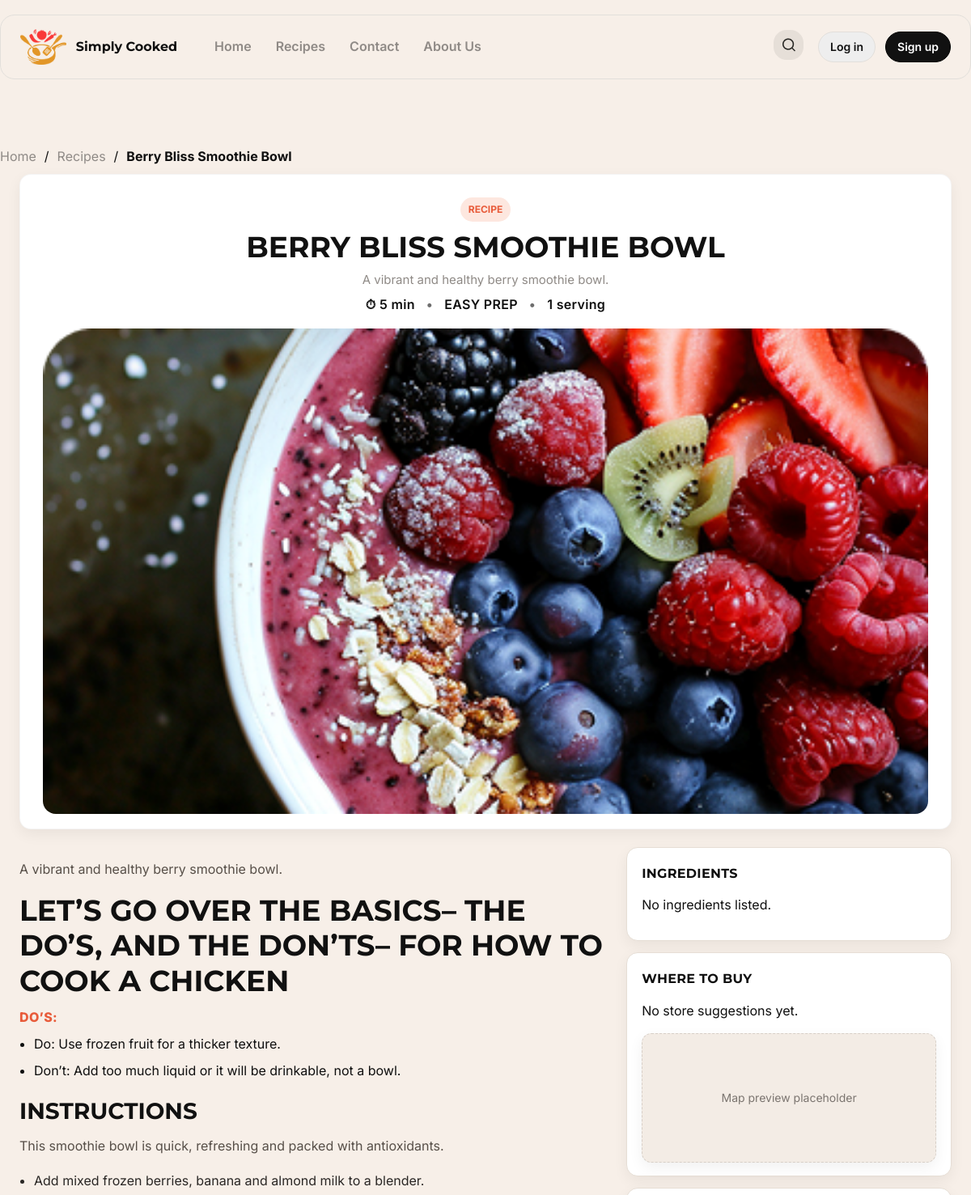
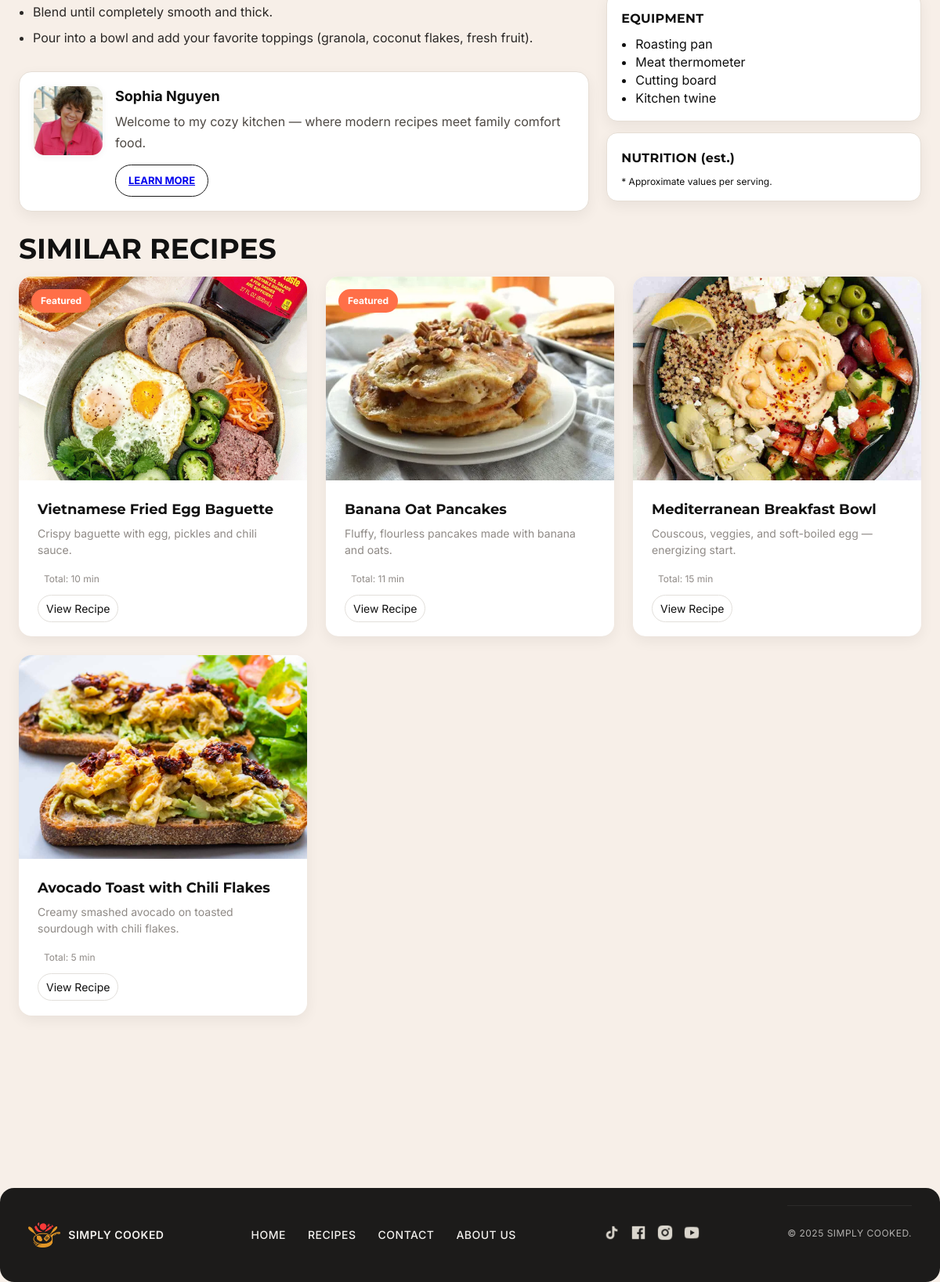
/recipe.php?id=1, run on the app's committed database (2 pictures, top to bottom).
### tables this page shows
CREATE TABLE recipes (
  recipe_id INT AUTO_INCREMENT PRIMARY KEY,
  user_id INT,
  title VARCHAR(255) NOT NULL,
  slug VARCHAR(255) NOT NULL UNIQUE,

   
  description TEXT,                  
  meta_description VARCHAR(255),
  keywords VARCHAR(255),

   
  main_image_url VARCHAR(255),       
  prep_time VARCHAR(50),
  cook_time VARCHAR(50),
  total_time VARCHAR(50),
  servings VARCHAR(50),
  difficulty ENUM('easy','medium','hard') DEFAULT 'easy',
  is_featured BOOLEAN DEFAULT FALSE,

   
  instructions_intro TEXT NULL,      
  instructions TEXT NOT NULL,        
  dos_donts TEXT NULL,               

  created_at TIMESTAMP DEFAULT CURRENT_TIMESTAMP,
  updated_at TIMESTAMP DEFAULT CURRENT_TIMESTAMP ON UPDATE CURRENT_TIMESTAMP,

  FOREIGN KEY (user_id) REFERENCES users(user_id) ON DELETE SET NULL
);

CREATE TABLE users (
  user_id INT AUTO_INCREMENT PRIMARY KEY,
  username VARCHAR(50) NOT NULL UNIQUE,
  email VARCHAR(100) NOT NULL UNIQUE,
  email_verified TINYINT(1) DEFAULT 0,
  verify_token VARCHAR(64) DEFAULT NULL,
  password_hash VARCHAR(255) NOT NULL,
  full_name VARCHAR(100),
  bio TEXT,
  profile_image_url VARCHAR(255),
  google_id VARCHAR(255) UNIQUE,
  created_at TIMESTAMP DEFAULT CURRENT_TIMESTAMP
);

### public/recipe.php (the view, shortened to what this page needs)
<?php
require_once __DIR__ . '/../config/db.php';
include __DIR__ . '/../app/views/header.php';
$rid  = isset($_GET['id']) ? intval($_GET['id']) : 0;
$slug = isset($_GET['slug']) ? trim($_GET['slug']) : '';
if ($rid > 0) {
  $sql = "SELECT r.*, u.full_name AS author_name, u.profile_image_url AS author_avatar, u.bio AS author_bio
          FROM recipes r
          LEFT JOIN users u ON u.user_id = r.user_id
          WHERE r.recipe_id = ?";
  $stmt = $conn->prepare($sql);
  $stmt->bind_param('i', $rid);
} else {
  http_response_code(404);
  echo "<main class='site-main container'><p>Recipe not found.</p></main>";
  include __DIR__ . '/../app/views/footer.php';
  exit;
}
$stmt->execute();
$res = $stmt->get_result();
$recipe = $res->fetch_assoc();
$catSlugs = [];
$catSql = "SELECT c.slug, c.name
           FROM recipe_categories rc
           JOIN categories c ON c.category_id = rc.category_id
           WHERE rc.recipe_id = ?";
$stmt = $conn->prepare($catSql);
$stmt->bind_param('i', $recipe['recipe_id']);
$stmt->execute();
$cr = $stmt->get_result();
while ($row = $cr->fetch_assoc()) {
  $catSlugs[] = $row['slug'];
}
$storeSql = "SELECT s.*
             FROM recipe_stores rs
             JOIN stores s ON s.store_id = rs.store_id
             WHERE rs.recipe_id = ?
             ORDER BY s.name ASC";
$stmt = $conn->prepare($storeSql);
$stmt->bind_param('i', $recipe['recipe_id']);
$stmt->execute();
$stores = $stmt->get_result()->fetch_all(MYSQLI_ASSOC);
$ingredients = [];
$eqSql = "SELECT name
          FROM recipe_equipment
          WHERE recipe_id = ?
          ORDER BY sort_order, id";
$stmt = $conn->prepare($eqSql);
$stmt->bind_param('i', $recipe['recipe_id']);
$stmt->execute();
$equipment = $stmt->get_result()->fetch_all(MYSQLI_ASSOC);
$nuSql = "SELECT calories, protein_g, fat_g, carbs_g, note
          FROM recipe_nutrition
          WHERE recipe_id = ?";
$stmt = $conn->prepare($nuSql);
$stmt->bind_param('i', $recipe['recipe_id']);
$stmt->execute();
$nutrition = $stmt->get_result()->fetch_assoc();
$similar = [];
if (!empty($catSlugs)) {
  $in = implode(',', array_fill(0, count($catSlugs), '?'));
  $types = str_repeat('s', count($catSlugs)) . 'i';
  $params = array_merge($catSlugs, [$recipe['recipe_id']]);
  $simSql = "SELECT DISTINCT r.recipe_id, r.title, r.slug, r.meta_description, r.main_image_url, r.total_time, r.prep_time, r.is_featured
             FROM recipes r
             JOIN recipe_categories rc ON rc.recipe_id = r.recipe_id
             JOIN categories c ON c.category_id = rc.category_id
             WHERE c.slug IN ($in) AND r.recipe_id <> ?
             ORDER BY r.created_at DESC
             LIMIT 6";
  $stmt = $conn->prepare($simSql);
  $stmt->bind_param($types, ...$params);
  $stmt->execute();
  $similar = $stmt->get_result()->fetch_all(MYSQLI_ASSOC);
}
$title = $recipe['title'] ?: 'Recipe';
$intro = $recipe['description'] ?: ($recipe['meta_description'] ?? '');
$img   = $recipe['main_image_url'] ?: '/assets/images/placeholder.jpg';
$prep  = $recipe['prep_time'] ?: '';
$cook  = $recipe['cook_time'] ?: '';
$total = $recipe['total_time'] ?: '';
$serv  = $recipe['servings'] ?: '';
$diff  = strtoupper($recipe['difficulty'] ?: (!empty($recipe['is_featured']) ? 'HARD' : 'EASY')) . ' PREP';
function render_instructions($introText, $fullText) {
  ob_start(); ?>
  <h2 class="recipes-title" style="font-size:28px;margin-top:20px;">INSTRUCTIONS</h2>
  <?php if (!empty($introText)): ?>
    <p style="margin:10px 0 16px;color:#574f48;line-height:1.7;"><?= nl2br(htmlspecialchars($introText)) ?></p>
  <?php endif; ?>
  <?php
  $lines = preg_split('/\R/', (string)$fullText);
  foreach ($lines as $ln) {
    $t = trim($ln);
    $isHeading = false;
    if (strpos($t, '- ') === 0) {
      echo '<ul style="margin:6px 0;padding-left:18px;"><li style="line-height:1.7;color:#2a2725;">'
         . htmlspecialchars(substr($t, 2))
         . '</li></ul>';
    } else {
      echo '<p style="margin:4px 0;color:#2a2725;line-height:1.7;">'
         . htmlspecialchars($t)
         . '</p>';
    }
  }
  return ob_get_clean();
}
function render_dos_donts($raw) {
  $lines = preg_split('/\R/', (string)$raw);
  $mode = null;
  $bufDo = []; $bufDont = [];
  foreach ($lines as $ln) {
    $t = trim($ln);
    if (strpos($t, '- ') === 0) $t = substr($t, 2);
    $title = '';
    $body  = $t;
    $itemHtml = '<li style="margin:6px 0;line-height:1.7;"><span style="font-weight:700;">'
              . htmlspecialchars($title)
              . '</span>' . ($title ? ': ' : '')
              . htmlspecialchars($body) . '</li>';
    if ($mode === 'dont') $bufDont[] = $itemHtml; else $bufDo[] = $itemHtml;
  }
  ob_start(); ?>
  <div class="dosdonts" style="margin-top:18px;">
    <h3 class="recipes-title" style="margin-bottom:10px;">
      Let’s go over the basics– the do’s, and the don’ts– for How to Cook a chicken
    </h3>
    <?php if ($bufDo): ?>
      <div style="margin-top:12px;">
        <div style="color:#e85b3a;font-weight:800;letter-spacing:.02em;margin-bottom:8px;">DO’S:</div>
        <ul style="margin:0;padding-left:18px;"><?php echo implode('', $bufDo); ?></ul>
      </div>
    <?php endif; ?>
  </div>
  <?php
  return ob_get_clean();
}
?>
<main class="site-main">
  <div class="container breadcrumb">
    <ul>
      <li><a href="index.php">Home</a></li>
      <li>/</li>
      <li><a href="recipes.php">Recipes</a></li>
      <li>/</li>
      <li><strong><?= htmlspecialchars($title) ?></strong></li>
    </ul>
  </div>
  <section class="container">
    <div class="recipe-hero">
      <div style="text-align:center;">
        <span class="badge-chip">RECIPE</span>
        <h1 class="recipes-title" style="margin:10px 0 8px;"><?= htmlspecialchars(strtoupper($title)) ?></h1>
        <?php if ($intro): ?>
          <p class="recipes-desc" style="max-width:760px;margin:0 auto;"><?= htmlspecialchars($intro) ?></p>
        <?php endif; ?>
        <div class="meta-line" style="margin-top:8px;">
          <?php if ($total): ?>
            <span>⏱ <?= htmlspecialchars($total) ?></span>
          <?php elseif ($prep || $cook): ?>
            <span>⏱ Prep <?= htmlspecialchars($prep) ?><?= $cook ? " · Cook ".htmlspecialchars($cook) : "" ?></span>
          <?php endif; ?>
          <span class="meta-dot">•</span>
          <span><?= htmlspecialchars($diff) ?></span>
          <span class="meta-dot">•</span>
          <span><?= $serv ? htmlspecialchars($serv) : 'Serves —' ?></span>
        </div>
      </div>
      <img class="recipe-hero-img" src="<?= htmlspecialchars($img) ?>" alt="<?= htmlspecialchars($title) ?>">
    </div>
    <div class="recipe-layout">
      <article>
        <?php if (!empty($recipe['description'])): ?>
          <p style="margin-top:16px;color:#574f48;"><?= nl2br(htmlspecialchars($recipe['description'])) ?></p>
        <?php endif; ?>
        <?php
          if (!empty($recipe['dos_donts'])) {
            echo render_dos_donts($recipe['dos_donts']);
          }
        ?>
        <?php
          echo render_instructions($recipe['instructions_intro'] ?? '', $recipe['instructions'] ?? '');
        ?>
        <div class="author-spotlight">
          <img class="avatar"
              src="<?= htmlspecialchars($recipe['author_avatar'] ?: '/assets/images/author_sophia.jpg') ?>"
              alt="<?= htmlspecialchars($recipe['author_name'] ?: 'Author') ?>">
          <div>
            <div class="name"><?= htmlspecialchars($recipe['author_name'] ?: 'Cooks Delight') ?></div>
            <p class="bio">
              <?php
                $bio = trim($recipe['author_bio'] ?? '');
                echo htmlspecialchars($bio);
              ?>
            </p>
            <a class="cta" href="aboutus.php">Learn More</a>
          </div>
        </div>
      </article>
      <aside>
        <div class="sidebox">
          <h4>INGREDIENTS</h4>
          <?php if ($ingredients): ?>
            <ul>
              <?php foreach ($ingredients as $ing):
                $txt = $ing['name'];
                if (!empty($ing['quantity'])) $txt = $ing['quantity'].' '.($ing['unit']??''). ' ' . $txt;
                if (!empty($ing['note'])) $txt .= ' — '.$ing['note'];
              ?>
                <li><?= htmlspecialchars(trim(preg_replace('/\s+/', ' ', $txt))) ?></li>
              <?php endforeach; ?>
            </ul>
          <?php else: ?>
            <p class="muted">No ingredients listed.</p>
          <?php endif; ?>
        </div>
        <div class="sidebox" style="margin-top:14px;">
          <h4>WHERE TO BUY</h4>
          <?php if ($stores): ?>
            <ul style="margin-bottom:12px;">
              <?php foreach ($stores as $s): ?>
                <li style="margin-bottom:6px;">
                  <strong><?= htmlspecialchars($s['name']) ?></strong>
                  <?php if ($s['address']): ?>
                    <div class="muted" style="font-size:13px;"><?= htmlspecialchars($s['address']) ?></div>
                  <?php endif; ?>
                  <div style="margin-top:6px;">
                    <?php if (!empty($s['google_maps_url'])): ?>
                      <a class="btn-small" target="_blank" href="<?= htmlspecialchars($s['google_maps_url']) ?>">View on Map</a>
                    <?php else: ?>
                      <span class="muted">Map link coming soon</span>
                    <?php endif; ?>
                  </div>
                </li>
              <?php endforeach; ?>
            </ul>
          <?php else: ?>
            <p class="muted">No store suggestions yet.</p>
          <?php endif; ?>
          <div class="sidebox map-placeholder" style="height:160px;margin-top:8px;">Map preview placeholder</div>
        </div>
        <div class="sidebox" style="margin-top:14px;">
          <h4>EQUIPMENT</h4>
          <?php if ($equipment): ?>
            <ul>
              <?php foreach ($equipment as $e): ?>
                <li><?= htmlspecialchars($e['name']) ?></li>
              <?php endforeach; ?>
            </ul>
          <?php else: ?>
            <ul>
              <li>Roasting pan</li>
              <li>Meat thermometer</li>
              <li>Cutting board</li>
              <li>Kitchen twine</li>
            </ul>
          <?php endif; ?>
        </div>
        <div class="sidebox" style="margin-top:14px;">
          <h4>NUTRITION (est.)</h4>
          <?php if ($nutrition): ?>
            <ul>
              <?php if ($nutrition['calories'] !== null): ?><li><strong>Calories:</strong> <?= (int)$nutrition['calories'] ?></li><?php endif; ?>
              <?php if ($nutrition['protein_g'] !== null): ?><li><strong>Protein:</strong> <?= htmlspecialchars($nutrition['protein_g']) ?> g</li><?php endif; ?>
              <?php if ($nutrition['fat_g'] !== null): ?><li><strong>Total fat:</strong> <?= htmlspecialchars($nutrition['fat_g']) ?> g</li><?php endif; ?>
              <?php if ($nutrition['carbs_g'] !== null): ?><li><strong>Carbs:</strong> <?= htmlspecialchars($nutrition['carbs_g']) ?> g</li><?php endif; ?>
            </ul>
            <?php if (!empty($nutrition['note'])): ?>
              <div class="muted" style="font-size:12px;margin-top:8px;"><?= htmlspecialchars($nutrition['note']) ?></div>
            <?php endif; ?>
          <?php else: ?>
            <div class="muted" style="font-size:12px;">* Approximate values per serving.</div>
          <?php endif; ?>
        </div>
      </aside>
    </div>
    <?php if ($similar): ?>
      <h2 class="recipes-title similar-head">SIMILAR RECIPES</h2>
      <div class="cards-grid">
        <?php foreach ($similar as $r): ?>
          <article class="recipe-card">
            <a class="recipe-link" href="recipe.php?id=<?= (int)$r['recipe_id'] ?>">
              <div class="recipe-card-media">
                <?php if (!empty($r['is_featured'])): ?>
                  <span class="badge-pill badge-orange">Featured</span>
                <?php endif; ?>
                <img class="recipe-card-img"
                     src="<?= htmlspecialchars($r['main_image_url'] ?: '/assets/images/placeholder.jpg') ?>"
                     alt="<?= htmlspecialchars($r['title']) ?>">
              </div>
              <div class="recipe-body">
                <h3 class="recipe-title"><?= htmlspecialchars($r['title']) ?></h3>
                <?php if (!empty($r['meta_description'])): ?>
                  <p class="recipe-excerpt"><?= htmlspecialchars($r['meta_description']) ?></p>
                <?php endif; ?>
                <div class="recipe-meta">
                  <?php if (!empty($r['total_time'])): ?>
                    <span class="meta-item">Total: <?= htmlspecialchars($r['total_time']) ?></span>
                  <?php elseif (!empty($r['prep_time'])): ?>
                    <span class="meta-item">Prep: <?= htmlspecialchars($r['prep_time']) ?></span>
                  <?php endif; ?>
                </div>
                <div class="recipe-cta"><span class="btn-small">View Recipe</span></div>
              </div>
            </a>
          </article>
        <?php endforeach; ?>
      </div>
    <?php endif; ?>
  </section>
</main>
<?php include __DIR__ . '/../app/views/footer.php'; ?>

### data on the page
recipes: title "Berry Bliss Smoothie Bowl", title "BERRY BLISS SMOOTHIE BOWL", description "A vibrant and healthy berry smoothie bowl.", total_time "5 min", difficulty "EASY PREP", servings "1 serving", main_image_url (picture), dos_donts "Do: Use frozen fruit for a thicker texture. Don’t: Add too much liquid or it will be drinkable, not a bowl.", instructions_intro "This smoothie bowl is quick, refreshing and packed with antioxidants.", instructions "Add mixed frozen berries, banana and almond milk to a blender.", instructions "Blend until completely smooth and thick.", instructions "Pour into a bowl and add your favorite toppings (granola, coconut flakes, fresh fruit).", user.profile_image_url (picture), user.full_name "Sophia Nguyen", user.bio "Welcome to my cozy kitchen — where modern recipes meet family comfort food."
recipes: is_featured "Featured", main_image_url (picture), title "Vietnamese Fried Egg Baguette", meta_description "Crispy baguette with egg, pickles and chili sauce.", total_time "10 min"
recipes: is_featured "Featured", main_image_url (picture), title "Banana Oat Pancakes", meta_description "Fluffy, flourless pancakes made with banana and oats.", total_time "11 min"
recipes: main_image_url (picture), title "Mediterranean Breakfast Bowl", meta_description "Couscous, veggies, and soft-boiled egg — energizing start.", total_time "15 min"
recipes: main_image_url (picture), title "Avocado Toast with Chili Flakes", meta_description "Creamy smashed avocado on toasted sourdough with chili flakes.", total_time "5 min"
